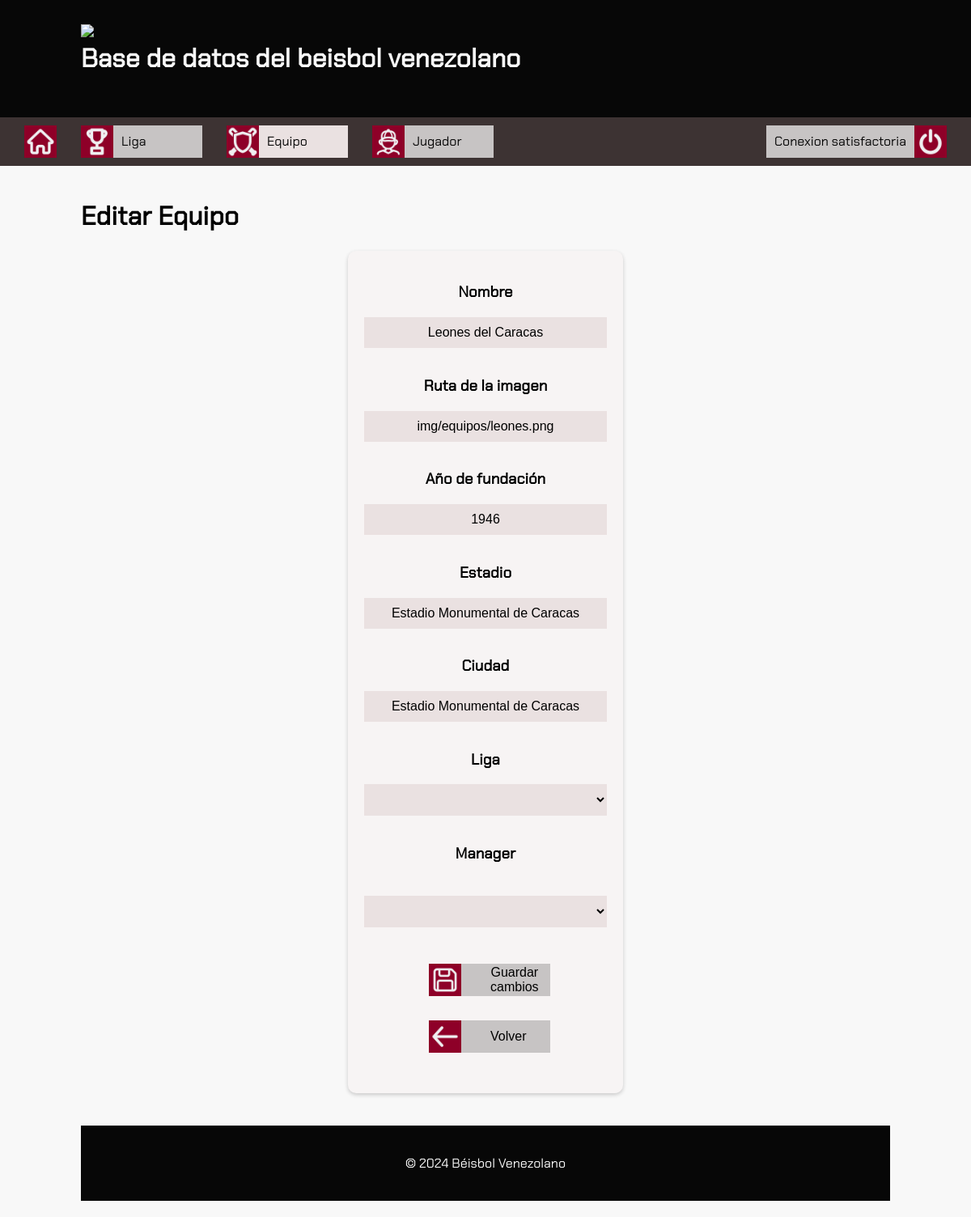
/editar_equipo.php?id=1, run on the app's committed database.
### tables this page shows
CREATE TABLE `t_equipos` (
  `id_equipo` int(11) NOT NULL,
  `nombre_equipo` varchar(50) NOT NULL,
  `id_liga` int(11) NOT NULL,
  `ciudad` varchar(50) NOT NULL,
  `estadio` varchar(50) NOT NULL,
  `id_manager` int(11) NOT NULL,
  `ruta_img_equipo` varchar(50) NOT NULL,
  `fundacion_equipo` int(11) DEFAULT NULL
);

### editar_equipo.php (the view, shortened to what this page needs)
<!DOCTYPE html>
<html lang="es">
<head>
  <link rel="stylesheet" href="style.css">
</head>
<body>
  <header>
    <div class="container">
      <img src="img/logo.png" class="logo">
      <h1> Base de datos del beisbol venezolano</h1>
    </div>
  </header>
  <?php include "nav_equipo.php"; ?>
  <?php
  if (isset($_GET['id'])) {
    $id = mysqli_real_escape_string($cone, $_GET['id']);
    $sql = "SELECT * FROM t_equipos WHERE id_equipo = $id";
    $result = mysqli_query($cone, $sql);
  } else {
    echo "<h1>Error: ID de equipo faltante.</h1>";
  }
  $row = mysqli_fetch_assoc($result);
  $pagina_anterior = $row["id_liga"];
  ?>
  <div class="container">
    <h1>Editar Equipo</h1>
    <section class="tarjeta-container">
      <div class="tarjeta">
        <form method="post" action="">
          <div>
            <h3>Nombre</h3>
            <input type="text" name="nombre_equipo" id="nombre" value="<?php echo $row['nombre_equipo'] ?>">
          </div>
          <div>
            <h3>Ruta de la imagen</h3>
            <input type="text" name="ruta_img_equipo" id="ruta_img_equipo" value="<?php echo $row['ruta_img_equipo'] ?>">
          </div>
          <div>
            <h3>Año de fundación</h3>
            <input type="text" name="fundacion_equipo" id="fundacion_equipo" value="<?php echo $row['fundacion_equipo'] ?>">
          </div>
          <div>
            <h3>Estadio</h3>
            <input type="text" name="estadio" id="estadio" value="<?php echo $row['estadio'] ?>">
          </div>
          <div>
            <h3>Ciudad</h3>
            <input type="text" name="ciudad" id="nombciudadre" value="<?php echo $row['ciudad'] ?>">
          </div>
          <div>
            <h3>Liga</h3>
            <select name="id_liga">
              <option value="<?php echo $row['id_liga'] ?>"></option>
              <?php
              $sql_ligas = "SELECT id_liga, nombre_liga FROM t_ligas";
              $result = mysqli_query($cone, $sql_ligas);
              if (mysqli_num_rows($result) > 0) {
                while ($row = mysqli_fetch_assoc($result)) {
                  $idl = $row['id_liga'];
                  $name = $row['nombre_liga'];
                  echo "<option value='$idl'>$name</option>";
                }
              }
              ?>
            </select>
          </div>
          <div>
            <h3>Manager</h3><br>
            <select name="id_manager">
              <option value="<?php echo $row['id_manager'] ?>"></option>
              <?php
              $sql_manager = "SELECT id_manager, nombre_manager FROM t_manager";
              $result = mysqli_query($cone, $sql_manager);
              if (mysqli_num_rows($result) > 0) {
                while ($row = mysqli_fetch_assoc($result)) {
                  $idm = $row['id_manager'];
                  $name = $row['nombre_manager'];
                  echo "<option value='$idm'>$name</option>";
                }
              }
              ?>
            </select>
          </div>
          <div class="button-container">
            <div class="elemento-izquierda elemento-izquierda-texto">
              <img src="img/guardar.jpg" width="40" height="40">
              <button type="submit" name="" value="guardar cambios">Guardar cambios</button>
            </div>
            <div class="elemento-izquierda elemento-izquierda-texto">
              <img src="img/atras.jpg" width="40" height="40">
              <a href="liga.php?id=<?php echo $pagina_anterior; ?>"><button type="button">Volver</button></a>
            </div>
          </div>
        </form>
      </div>
    </section>
    <footer>
      <div class="container">
        <p>&copy; 2024 Béisbol Venezolano</p>
      </div>
    </footer>
</body>
</html>

### style.css (style rules this page uses)
body { font-family: 'Chakra Petch'; margin: 0; padding: 0; background-color: #f8f8f8; position: relative; min-height: 100vh; }
.container { max-width: 1000px; margin: 0 auto; padding: 20px; }
header { background-color: #070707; color: #f8f8f8; padding: 10px 0; }
.logo { width: 300px; height: auto; float: left; }
a { text-decoration: none; color: #070707; }
.elemento-izquierda { display: flex; align-items: center; margin-left: 30px; }
.elemento-izquierda-texto { display: flex; align-items: center; margin-left: 30px; background-color: #C7C4C4; width: 150px; transition: ease-in-out 0.5s }
.tarjeta-container { display: flex; flex-wrap: wrap; justify-content: space-around; }
.tarjeta { width: 300px; text-align: center; padding: 20px; margin-bottom: 40px; border: none; background-color: #f7f4f4; border-radius: 10px; box-shadow: 0px 2px 5px #07070731; transition: ease-in-out 0.5s; }
.tarjeta input, select { width: 300px; padding: 10px; background-color: #eae1e1; border: none; box-sizing: border-box; margin-bottom: 15px; font-size: 16px; text-align: center; }
.button-container { align-items: center; margin-top: 30px; margin-bottom: 30px; margin-left: 50px; }
.button-container .elemento-izquierda.elemento-izquierda-texto { margin-top: 30px; }
.button-container button { margin-left: 30px; margin-right: 30px; background-color: #C7C4C4; height: 40px; width: 150 px; border: none; font-size: 16px; transition: ease-in-out 0.5s; }
footer { background-color: #070707; color: #f8f8f8; text-align: center; bottom: 0; width: 100%; }

### data on the page
t_equipos: nombre_equipo "Leones del Caracas", ruta_img_equipo "img/equipos/leones.png", fundacion_equipo "1946", estadio "Estadio Monumental de Caracas", ciudad "Estadio Monumental de Caracas"
